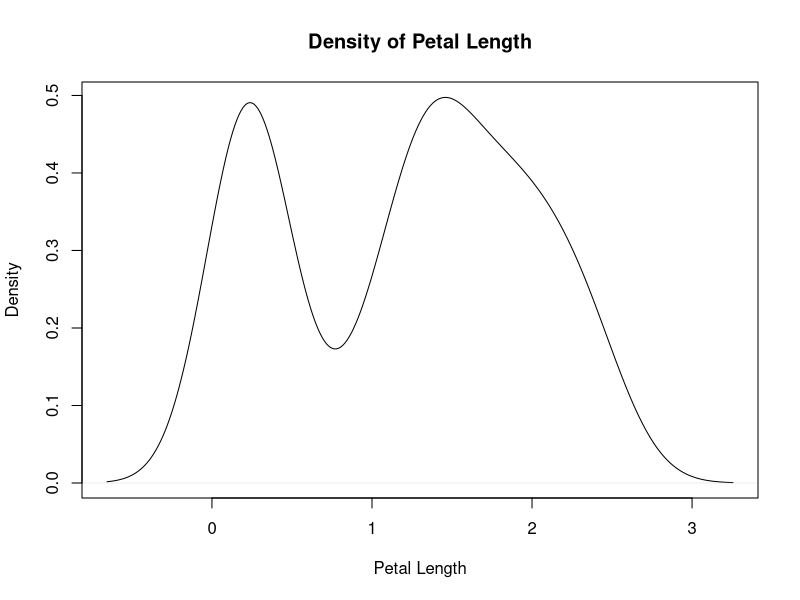

Write R code to recreate this figure.
## ---- chunk 1
y <- density(iris$Petal.Width)
## ---- chunk 2
#class
class(y)

#type
typeof(y)

#structure
str(y)
## ---- chunk 3
#| echo: false # Hide the R code in the final document 

plot(y, main = "Density of Petal Length", xlab = "Petal Length")
